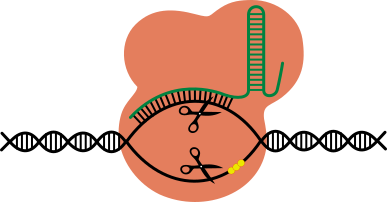
#> input picture notebooks/F1/CRISPR-CAS9-pink.png, 387 x 202 px, given in place of cleavage_assay_workflow.png, which was not available
$ jupyter execute --allow-errors Figure1.ipynb   (text cells are left out)
#> lines starting #> are read from the running program, lines starting #| are printed output that depends on the picture; pictures that were not available may be replaced by others from this repository, and a replacement may not be noted
[cell 1]
from diagrams import Diagram, Cluster
from diagrams.generic.blank import Blank
from diagrams.generic.compute import Rack
from diagrams.generic.device import Mobile
from diagrams.generic.place import Datacenter
from diagrams import Diagram, Edge
from diagrams.custom import Custom

image_paths = {
    "cleavage": "CRISPR-CAS9-pink.png",
    "gel": "electrophoresis-gel.png",
    "screening": "DNA_sequencer.png",
    "pam": "AlkaCas.5.png"
}

# Custom node creation function
def create_step(label, image, width="1.5", height="2"):
    #return Blank(label, width=width, height=height)
    return Custom(label, image, width=width, height=height)

#> (the rest of this cell did not finish here and is left out)

[cell 2]
from diagrams import Cluster, Diagram
from diagrams.aws.compute import ECS, EKS, Lambda
from diagrams.aws.database import Redshift
from diagrams.aws.integration import SQS
from diagrams.aws.storage import S3

IMAGE_PATHS = {
    "dna_synthesis": "plasmid-l-insert-dna.png",
    "swiper": "swiper.png",
    "active_learning": "ai.png",
    "cleavage_assay": "CRISPR-CAS9-pink.png",
    "gel_electrophoresis": "electrophoresis-gel.png",
    "screening": "DNA_sequencer.png",
    "human_labeling": "Scientist_female.png",
    "pam_candidates": "Document.png",
    "pam_estimation": "AlkaCas.5.png"
}


WIDTH = "3"
HEIGHT = "4"


#> (the rest of this cell did not finish here and is left out)

[cell 3]
import matplotlib.pyplot as plt
import matplotlib.gridspec as gridspec
from PIL import Image
import numpy as np

[cell 4]
img_a = np.array(Image.open('cleavage_assay_workflow.png').convert('RGB'))  # Replace with your image paths
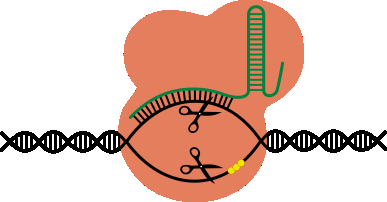
#> img_a: shape (202, 387, 3); mean R, G, B 224.1, 193.9, 181.9
img_b = np.array(Image.open('pam_discovery_with_active_learning.png').convert('RGB'))
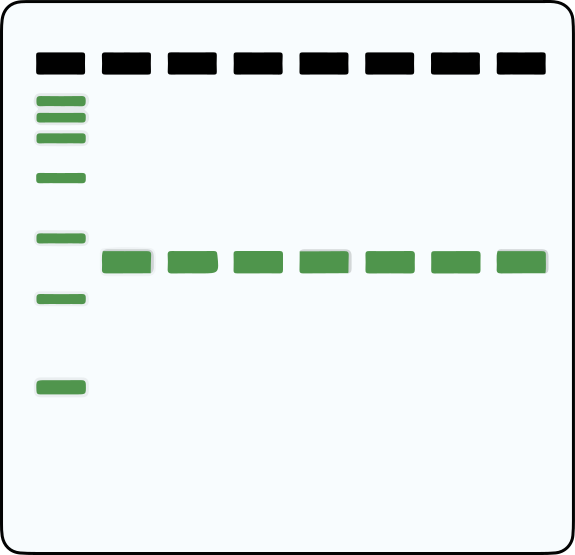
#> input picture notebooks/F1/electrophoresis-gel.png, 575 x 555 px, given in place of pam_discovery_with_active_learning.png, which was not available

[cell 5]
plt.rcParams["figure.figsize"] = 4, 10
plt.rcParams["figure.dpi"] = 300

pattern = [
    ["A", "A"],
    ["B", "B"],
    ["B", "B"],
    ["B", "B"],
]

# Create figure and mosaic layout
fig, axd = plt.subplot_mosaic(
    pattern,
    figsize=(4, 6.5),
    gridspec_kw={
        "wspace": 0,
        "hspace": 0,
    },
    layout='tight'
)

fig.subplots_adjust(wspace=0, hspace=0)


axd["A"].imshow(img_a)
axd["A"].set_xticks([])
axd["A"].set_yticks([])
axd["A"].set_title("a", loc='left', weight="bold")
axd["B"].imshow(img_b)
axd["B"].set_xticks([])
axd["B"].set_yticks([])
axd["B"].set_title("b", loc='left', weight="bold")

fig.savefig("../Figure1.png")
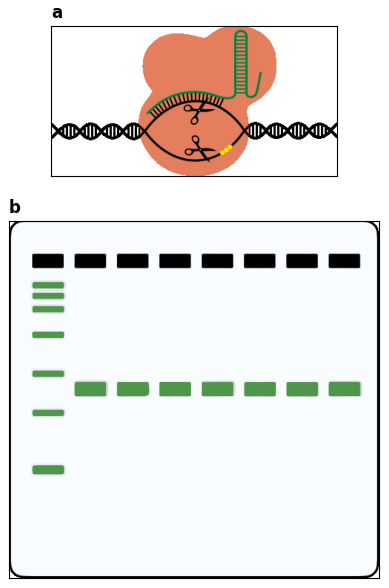
#> figure drawn by matplotlib, 2 panels
